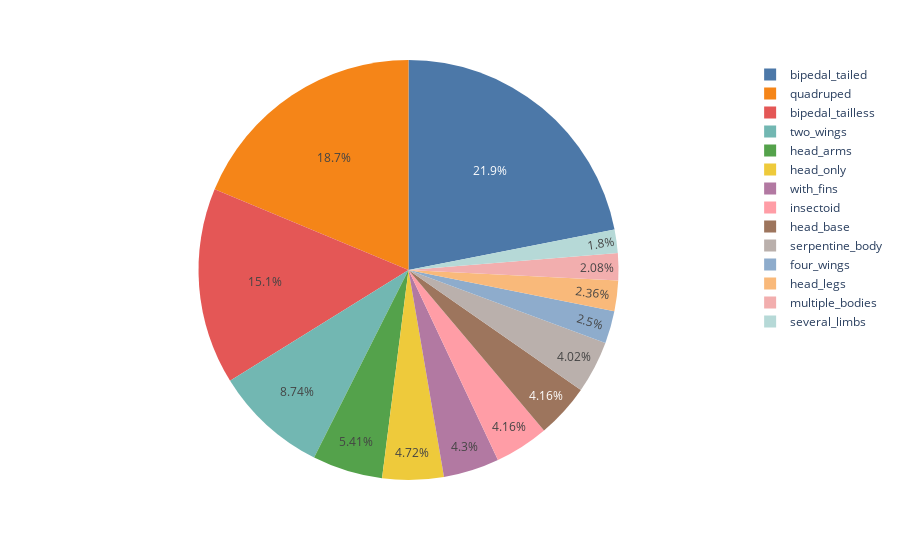

Here is the notebook cell this chart was saved with:
### Code cell
px.pie(names=df2["Body_Style"].value_counts().index,values=df2["Body_Style"].value_counts().values,color_discrete_sequence=color_Scheme)

### Figure 1 — Plotly figure (JSON) as saved in the notebook; plotly's stock layout.template omitted (floating-point values rounded to 4 significant figures)
{"data": [{"domain": {"x": [0, 1], "y": [0, 1]}, "hovertemplate": "label=%{label}<br>value=%{value}<extra></extra>", "labels": ["bipedal_tailed", "quadruped", "bipedal_tailless", "two_wings", "head_arms", "head_only", "with_fins", "insectoid", "head_base", "serpentine_body", "four_wings", "head_legs", "multiple_bodies", "several_limbs"], "legendgroup": "", "name": "", "showlegend": true, "type": "pie", "values": [158, 135, 109, 63, 39, 34, 31, 30, 30, 29, 18, 17, 15, 13]}], "layout": {"legend": {"tracegroupgap": 0}, "margin": {"t": 60}, "piecolorway": ["#4C78A8", "#F58518", "#E45756", "#72B7B2", "#54A24B", "#EECA3B", "#B279A2", "#FF9DA6", "#9D755D", "#BAB0AC"]}}
